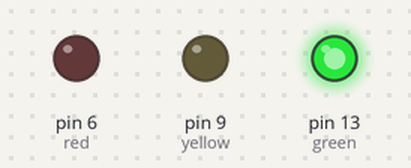
A sketch run on a simulated Arduino Uno, built with avr-gcc and run on an emulated ATmega328P. On the bench: output pins drawn as LEDs (lit = HIGH).

Above: at 2.5 s.
At 6.0 s:
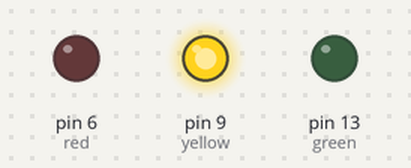
At 9.5 s:
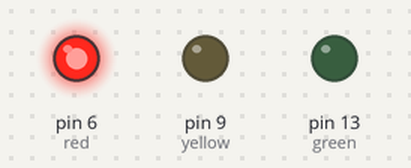
Timing chart, 0 to 15.6 s (numbered marks = the images above):
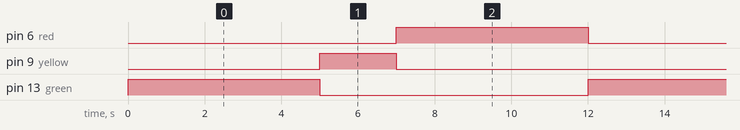

Measured:
- by itself, pin 6 (red), pin 13 (green): alternates HIGH for 5.0 s and LOW for 7.0 s
- by itself, pin 9 (yellow): alternates HIGH for 2.0 s and LOW for 10.0 s
- by itself, everything shown: repeats every 12.0 s, in 4 steps

The sketch:

Lab03-Part-B-Q1.ino
```cpp
int green = 13;
int yellow = 9;
int red = 6;

void setup() {
  pinMode(green, OUTPUT);
  pinMode(yellow, OUTPUT);
  pinMode(red, OUTPUT);
}

void loop() {
  digitalWrite(green, HIGH);
  delay(5000);
  digitalWrite(green, LOW);

  digitalWrite(yellow, HIGH);
  delay(2000);
  digitalWrite(yellow, LOW);

  digitalWrite(red, HIGH);
  delay(5000);
  digitalWrite(red, LOW);
}
```
